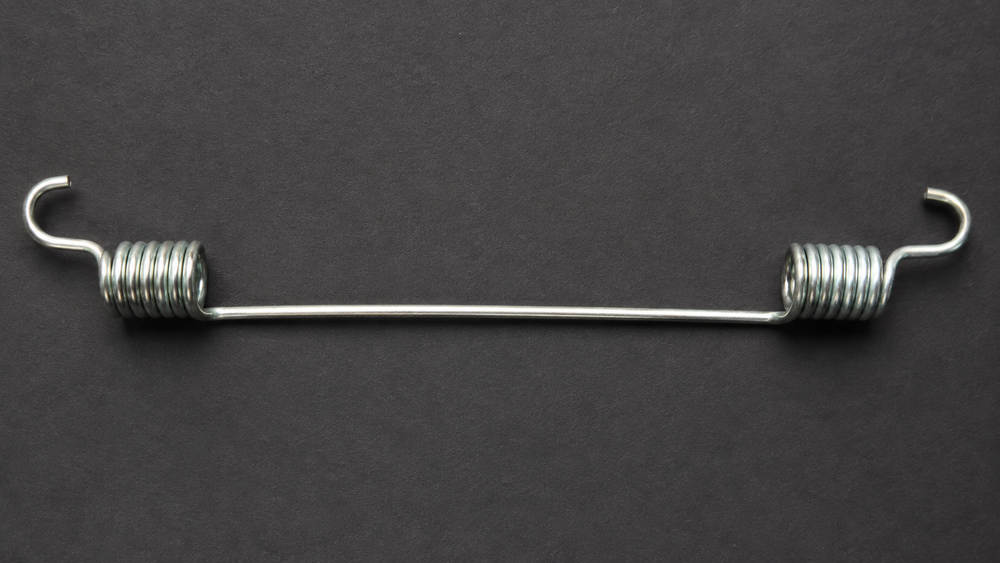
#> input picture 2.png, 1000 x 563 px, shrunk from 1672 x 941 before the run
$ python Contour.py
#> lines starting #> are read from the running program, lines starting #| are printed output that depends on the picture; after the words box and inside, x2 and y2 are one past the last pixel; in counts of white or black regions, pixels touching at a corner belong together
import cv2

img = cv2.imread('2.png')
#> img is the input picture: shape (563, 1000, 3); mean B, G, R 66.8, 66.5, 68.7

gray = cv2.cvtColor(img, cv2.COLOR_BGR2GRAY)

blur = cv2.bilateralFilter(gray, 3, 33, 33)

# rev, th = cv2.threshold(blur, 180, 255, cv2.THRESH_TOZERO_INV)

th = cv2.adaptiveThreshold(
    gray,
    255,
    cv2.ADAPTIVE_THRESH_GAUSSIAN_C,
    cv2.THRESH_BINARY_INV,
    11,
    5
)
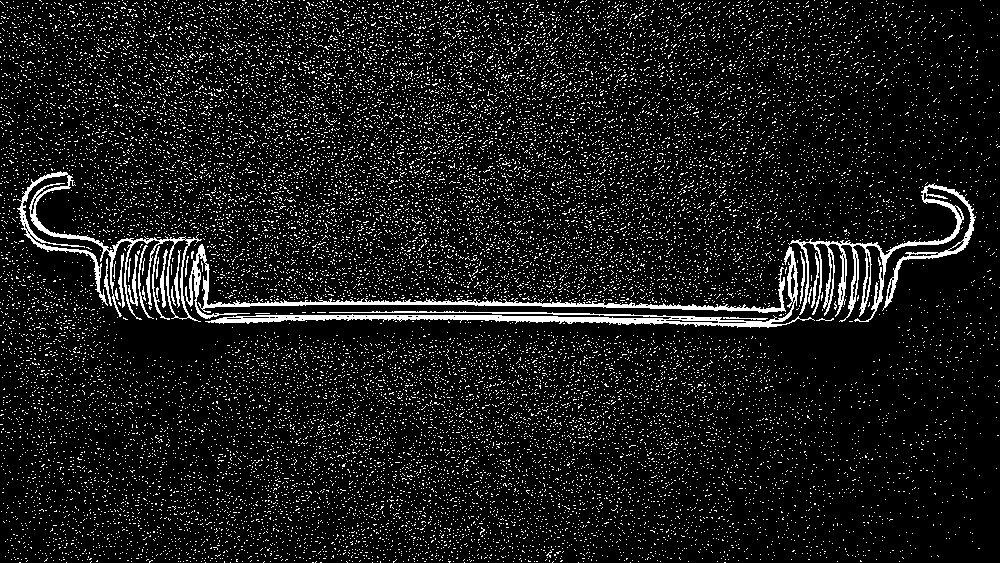
#> th: shape (563, 1000); 9.7% white in thin lines or dots

contours, hierarchy = cv2.findContours(th, cv2.RETR_TREE, cv2.CHAIN_APPROX_SIMPLE)
#> contours = 21705 contours, 21675 with area under 20; largest, box (x1, y1, x2, y2) and area: (205, 246, 815, 328) 3327, (788, 183, 976, 322) 3044, (17, 171, 202, 322) 2833, (185, 244, 786, 319) 2292, (168, 239, 189, 319) 978
cv2.imshow('I', th)
cv2.waitKey(0)
cv2.destroyAllWindows()

$ run again, with 2(1).png copied over 2.png
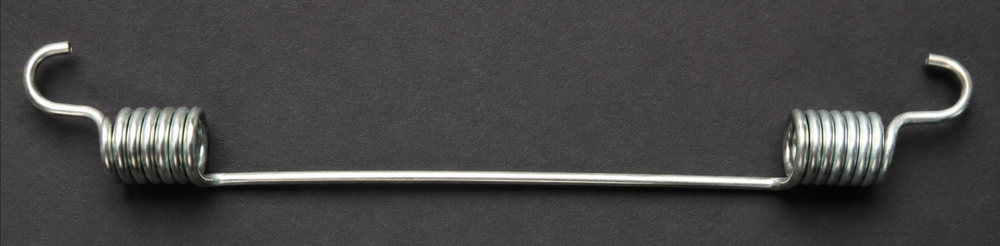
#> input picture 2(1).png, 1000 x 246 px, shrunk from 1917 x 472 before the run
#> img is the input picture: shape (246, 1000, 3); mean B, G, R 69.5, 69.8, 71.7
#> `th = cv2.adaptiveThreshold( gray, 255, cv2.ADAPTIVE_THRESH_GAUSSIAN_C,..`:
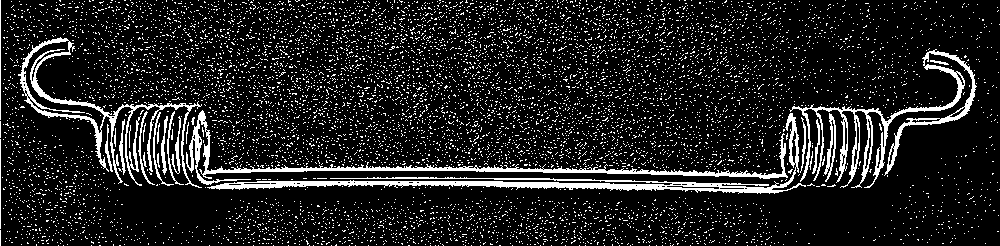
#> th: shape (246, 1000); 12.5% white in thin lines or dots
#> contours = 8345 contours, 8315 with area under 20; largest, box (x1, y1, x2, y2) and area: (18, 37, 202, 188) 3339, (207, 113, 806, 194) 3320, (789, 49, 977, 188) 2748, (186, 110, 788, 185) 2351, (23, 40, 105, 134) 1505

$ run again, with 1.jpeg saved as 2.png
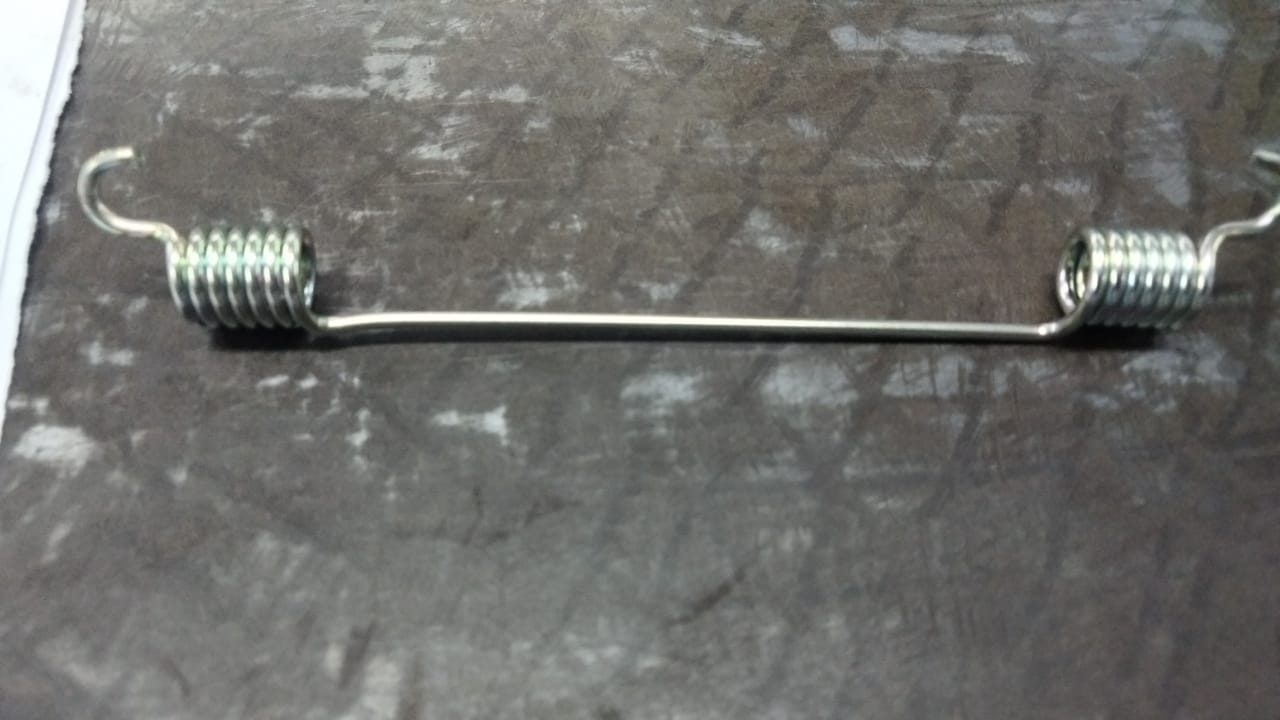
#> input picture 1.jpeg, 1280 x 720 px
#> img is the input picture: shape (720, 1280, 3); mean B, G, R 107.4, 110.6, 110.8
#> `th = cv2.adaptiveThreshold( gray, 255, cv2.ADAPTIVE_THRESH_GAUSSIAN_C,..`:
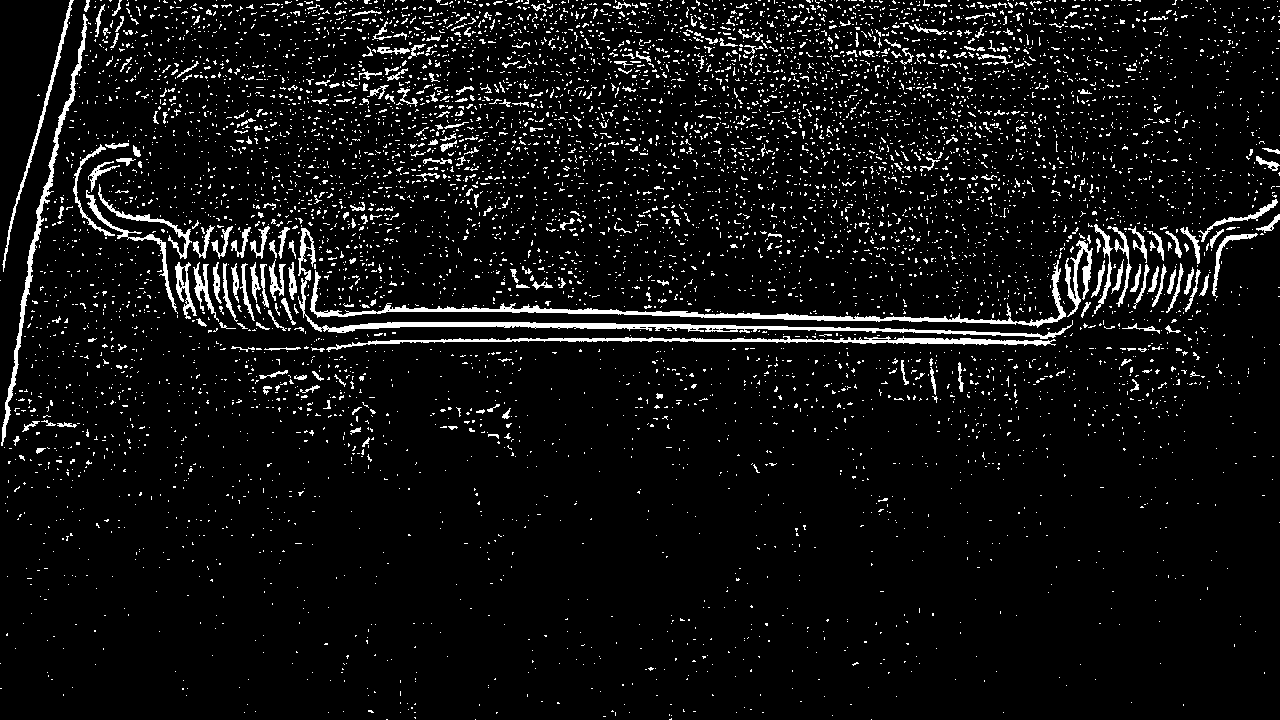
#> th: shape (720, 1280); 6.5% white in thin lines or dots
#> contours = 7266 contours, 7130 with area under 20; largest, box (x1, y1, x2, y2) and area: (298, 228, 1073, 339) 3013, (310, 260, 1066, 328) 2754, (326, 336, 1056, 352) 1812, (1, 14, 88, 446) 1470, (2, 0, 74, 272) 574

$ run again, with 3.jpg saved as 2.png
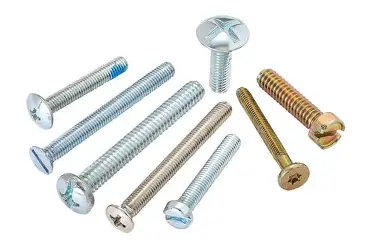
#> input picture 3.jpg, 371 x 248 px
#> img is the input picture: shape (248, 371, 3); mean B, G, R 233.6, 235.5, 234.7
#> `gray = cv2.cvtColor(img, cv2.COLOR_BGR2GRAY)`:
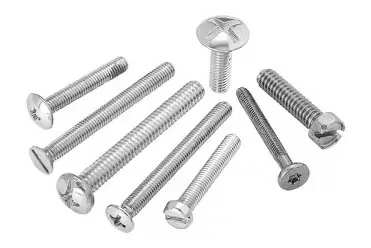
#> gray: shape (248, 371); min 8, max 255, mean 235
#> `th = cv2.adaptiveThreshold( gray, 255, cv2.ADAPTIVE_THRESH_GAUSSIAN_C,..`:
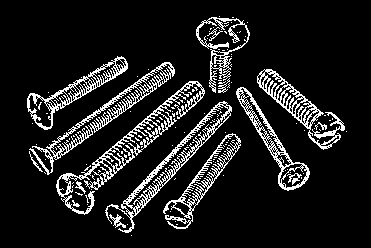
#> th: shape (248, 371); 11.8% white in thin lines or dots, all inside (x1, y1, x2, y2) = (27, 16, 347, 236)
#> contours = 769 contours, 694 with area under 20; largest, box (x1, y1, x2, y2) and area: (56, 81, 205, 215) 2676, (105, 101, 232, 233) 2572, (29, 62, 175, 175) 2464, (27, 56, 128, 130) 1934, (236, 87, 310, 191) 1812
